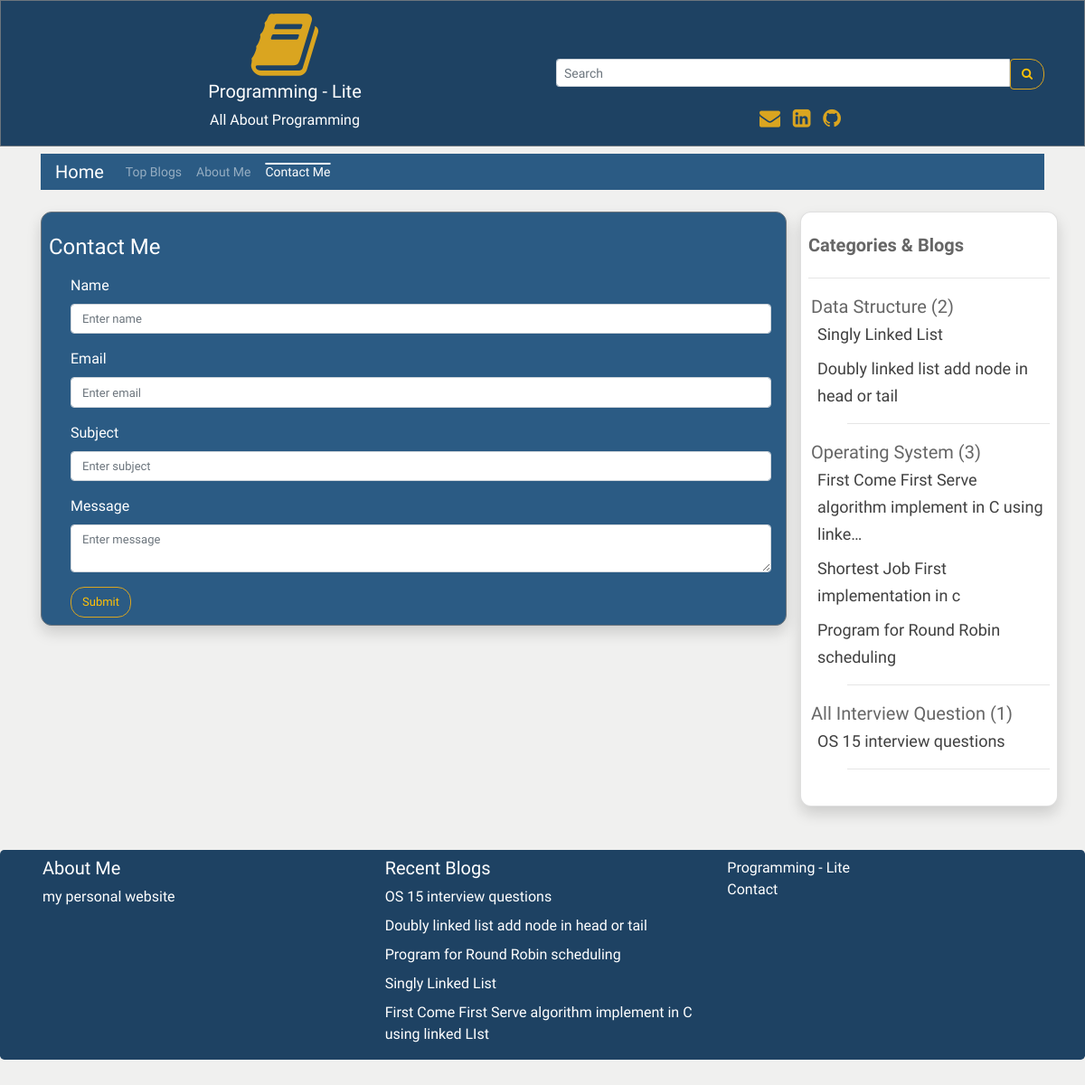
Page /contact/ on the committed database.
### user_panel_1/models.py (models this page shows, shortened)
class Category(models.Model):
    cat_name = models.CharField(max_length=300)
    cat_priority = models.IntegerField(blank=True, null=True);
    def __str__(self):
        return self.cat_name

class Blog(models.Model):
    cat_name = models.ForeignKey(Category, on_delete=models.CASCADE)
    blog_author = models.CharField(max_length=200)
    blog_priority = models.IntegerField(blank=True, null=True)
    blog_tags = models.CharField(max_length=200,  blank=True, null=True)
    blog_title = models.CharField(max_length=200)
    blog_descriptions = models.CharField(max_length=600);
    blog_body = RichTextUploadingField(blank=True, null=True)
    blog_views = models.IntegerField(default=0)
    blog_date = models.DateField(auto_now_add=True, auto_now=False, blank=True)

### user_panel_1/views.py (the view)
# urls.py: path('contact/', views.contact, name='contact'),
def contact(request):
    reacentBlog = Blog.objects.all().order_by('-blog_date')[0:5]
    if request.method == 'POST':
        name = request.POST['name']
        email = request.POST['email']
        subject = request.POST['subject']
        message = request.POST['message']
        data  = Contact(name=name, email=email, subject=subject, message=message)
        data.save()
        messages.success(request, "Your message was sent successfully.Thanks to you")
        return redirect('blog')
    else:
        categorys = Blog.objects.all().select_related('cat_name')
        categorys = categorys.order_by('cat_name__cat_priority', 'cat_name', 'blog_priority') #sort all data
        context = {
        'object_list': categorys,
        'recentBlog': reacentBlog,
    }
    return render(request, 'contact.html', context)

### templates/contact.html (shortened to what this page needs)
{% extends 'base.html' %}
{% load static %}
{% block content %}
<div class="border border-secondary card shadow mt-4 rounded p-2  mt-3  bg-c">
<h4 class="mt-3 mb-3 text-white">Contact Me </h4>
<form class="ml-4 mr-2" name="myForm" action="{% url 'contact' %}" method="POST" onsubmit="return validateForm()">
  <div class="form-group">
    <label for="exampleInputEmail1"  class="text-white">Name</label>
    <input type="text" class="form-control  input-edit" id="name" name="name"  placeholder="Enter name" required>
  </div>
  <div class="form-group">
    <label for="exampleInputPassword1"  class="text-white">Email</label>
    <input type="email" class="form-control input-edit" id="email" name="email" placeholder="Enter email" required>
  </div>
  <form class="ml-md-5">
  <div class="form-group">
    <label for="exampleInputEmail1"  class="text-white">Subject</label>
    <input type="text" class="form-control input-edit" id="subject" name="subject"  placeholder="Enter subject" required>
  </div>
  <div class="form-group">
    <label for="emessage"  class="text-white" >Message</label>
    <textarea class="form-control input-edit" id="message" name="message" placeholder="Enter message" required></textarea>
  </div>
  <button type="submit" class="btn-cv btn btn-outline-warning bw">Submit</button>
</form>
</div>
{% endblock content %}

### templates/base.html (shortened to what this page needs)
{% load static %}
{% load humanize %}
<!DOCTYPE html>
<html lang="en">
<head>
  <link rel="stylesheet" href="https://maxcdn.bootstrapcdn.com/bootstrap/4.5.2/css/bootstrap.min.css">
  <link rel="stylesheet"
      href="//cdnjs.cloudflare.com/ajax/libs/highlight.js/10.7.2/styles/default.min.css">
    <link
      rel="stylesheet"
      href="https://cdnjs.cloudflare.com/ajax/libs/font-awesome/4.7.0/css/font-awesome.min.css"
    />
    <link
      rel="stylesheet"
      href="{% static 'css/style.css' %}"
    />
    <link href="https://cdn.jsdelivr.net/gh/gitbrent/bootstrap4-toggle@3.6.1/css/bootstrap4-toggle.min.css" rel="stylesheet">
</head>
<body style="background: hsl(84, 3%, 94%);">
<div class="jbc border border-secondary ">
 <div class="container mt-2 text-center">
 <div class="row">
     <div class="col-sm-6">
     <i class="fa fa-book logo" aria-hidden="true"></i><br>
 <h5 class="text-white">Programming - Lite</h5>
 <p class="text-white">All About Programming</p>
     </div>
     <div class="col-sm-6 mt-2">
        <form method="GET" action="{% url 'search' %}">
    <div class="input-group input-group-sm mt-5"  >
      <input type="text" class="form-control" placeholder="Search" name='search' required>
      <div class="input-group-btn">
        <button class="btn btn-outline-warning sb" type="submit"><i class="fa fa-search" aria-hidden="true"></i>
</button>
      </div>
    </div>
  </form>
       <div class="mt-3">
       <span class="text-style-two"><a href="mailto:aaziz9642@gmail.com" style="text-decoration: none; font-size:23px;" target="_blank" class="text-warning"><i class="fa fa-envelope pr-2" aria-hidden="true"></i> </a></span>
<span class="text-style-two"><a href="https://linkedin.com/in/azizur-rahman-720636165" style="text-decoration: none; font-size:23px;"  target="_blank" class="text-warning "><i class="fa fa-linkedin-square" aria-hidden="true"></i> </a></span>
<span class="text-style-two"><a href="https://github.com/ayanchyaziz123" style="text-decoration: none; font-size:23px;" target="_blank" class="text-warning"><i class="fa fa-github pl-2" aria-hidden="true"></i></a></span>
     </div>
     </div>
    </div>
</div>
 </div>
<div class="container">
    <nav class="navbar navbar-expand-lg navbar-dark bg-dark mt-2 pt-0 pb-0">
    {% url 'blog' as blog %}
  <a class="navbar-brand {% if request.path == blog %}active{% endif %}" href="{% url 'blog' %}">Home</a>
  <div
  class="collapse navbar-collapse" id="navbarsExampleDefault">
    <ul class="navbar-nav mr-auto">
    {% url 'topBlog' as topBlog%}
      <li class="nav-item {% if request.path == topBlog %}active{% endif %}">
        <a class="nav-link " href="{% url 'topBlog' %}">Top Blogs<span class="sr-only">(current)</span></a>
      </li>
      {% url 'about' as about %}
      <li class="nav-item {% if request.path == about %}active{% endif %}">
        <a class="nav-link " href="{% url 'about' %}">About Me<span class="sr-only">(current)</span></a>
      </li>
      {% url 'contact' as contact %}
      <li class="nav-item {% if request.path == contact %}active{% endif %}">
        <a class="nav-link" href="{% url 'contact' %}">Contact Me<span class="sr-only">(current)</span></a>
      </li>
    </ul>
  </div>
</nav>
<div class="row">
    <div class="col-sm-9">
    {% block content %}
    {% endblock content %}
    </div>
    <div class="col-sm-3 card shadow mt-4 rounded p-2">
     <h5 class="mt-3"><strong class="title">Categories & Blogs</strong></h5>
     <hr>
     {% regroup object_list by cat_name as cat_all %}
<ul>
{% for categories in cat_all %}
    <li style="list-style-type:none; margin-left:-37px;" class="title">{{ categories.grouper }} ({{ categories.list|length}})
    <ul style="list-style-type:none;">
        {% for blog in categories.list %}
          <li style="margin-left:-33px;"  class="ur {% if blog.id == more.id %}activee{% endif %}">
          <a href="{% url 'more' blog.id %}"><a href="{% url 'more' blog.id %}" class="ur " style="font-size: 18px;">{{ blog.blog_title | truncatechars:60}}</li>
        {% endfor %}
        <hr>
    </ul>
    </li>
{% endfor %}
</ul>
    </div>
</div>
</div>
<div class="jumbotron mt-5 pb-0 pt-0 text-white" style="background:#1e4263;">
   <div class="container">
   <div class="row">
     <div class="col-sm-4">
     <h5 class="mt-2">About Me</h5>
     <a href="http://azizurrahmanayan.herokuapp.com/" target="_blank" class="text-white">my personal website</a>
     </div>
     <div class="col-sm-4">
      <p class="lead mt-2 mb-2">
        <h5 class="mt-2">Recent Blogs</h5>
        {% for recentBlog in recentBlog %}
         <a href="{% url 'more' recentBlog.id %}"  class="text-white">{{recentBlog.blog_title}}</a>
        <br>
        {% endfor %}
    </p>
     </div>
     <div class="col-sm-4">
      <p class="pt-2 pb-2"><a href="{% url 'blog' %}" class="text-white">Programming - Lite</a><br>
       <a href="{% url 'contact' %}" class="text-white">Contact</a></p>
     </div>
   </div>
</div>
</div>
</body>
</html>

### static/css/style.css (style rules this page uses)
:root { --bg-size: 100% 100%; --main_color: #fff; --title: 'Josefin Sans', sans-serif; --font-para: 'David Libre', serif; --btn-color: #bbe1fa; --btn-font-color: #000; --btn-font: 1.5rem; --eff: .3s all ease; }
* { font-family: var(--font-para); }
body { background: hsl(84, 3%, 94%) !important; }
.btn { outline: none !important; }
.bg-dark { background: #2b5b84 !important; }
.logo { font-size: 80px; color: #DAA520; }
.input-edit { font-size: 13px !important; }
li .nav-link { font-size: 14px !important; }
.btn { font-size: 13px !important; }
.btn-outline-warning { border-color: #DAA520 !important; color: #DAA520 im !important; }
.title { color: #666; font-size: 20px !important; }
.text-warning { color: #DAA520 !important; }
.ur { text-decoration: none !important; color: #404040; }
.bg-c { background-color: #2b5b84 !important; }
.rounded { border-radius: 12px !important; }
.active { text-decoration: overline !important; text-decoration-color: #fff !important; text-decoration-thickness: 2px !important; }
.jbc { background-color: #1e4263 !important; }
.bw { border-radius: 15px !important; }
.sb { border-top-right-radius: 15px !important; border-bottom-right-radius: 15px !important; }

### rows in the picture
Category: grouper "Data Structure", list|length "2"
Blog: blog_title "Singly Linked List"
Blog: blog_title "Doubly linked list add node in head or tail"
Category: grouper "Operating System", list|length "3"
Blog: blog_title "First Come First Serve algorithm implement in C using linke…", blog_title "First Come First Serve algorithm implement in C using linked LIst"
Blog: blog_title "Shortest Job First implementation in c"
Blog: blog_title "Program for Round Robin scheduling"
Category: grouper "All Interview Question", list|length "1"
Blog: blog_title "OS 15 interview questions"
